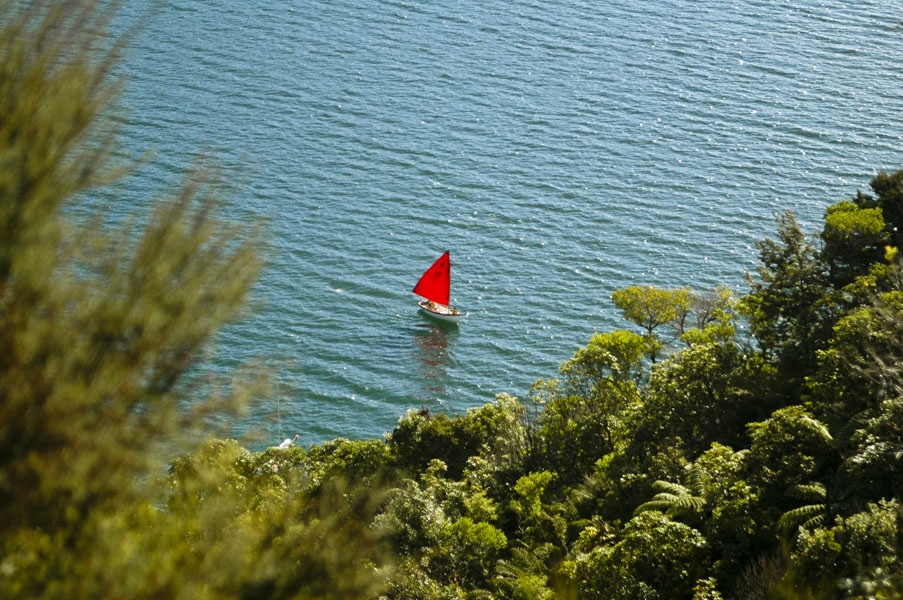
#> input picture class_2/New_Zealand_Boat.jpg, 903 x 600 px
$ jupyter execute --allow-errors image_manipulation.ipynb   (shell and % lines are left out)
#> lines starting #> are read from the running program, lines starting #| are printed output that depends on the picture
- Accessing and manipulating images pixels
- Image Resizing
- Cropping
- Flipping

[cell 1]
import os
import cv2
import numpy as np
import matplotlib.pyplot as plt

from zipfile import ZipFile
from urllib.request import urlretrieve

from IPython.display import Image

[cell 2]
def download_and_unzip(url, save_path):
#> called with save_path = 'class_2/opencv_bootcamp_assets_NB2.zip'
    print(f"Downloading and extracting assests....", end="")

    # Downloading zip file using urllib package.
    urlretrieve(url, save_path)
#> (this line was passed over: the network is not available in this run)

    try:
        # Extracting zip file using the zipfile package.
        with ZipFile(save_path) as z:
            # Extract ZIP file contents in the same directory.
            z.extractall(os.path.split(save_path)[0])

        print("Done")

    except Exception as e:
        print("\nInvalid file.", e)

[cell 3]
URL = r"https://www.dropbox.com/s/rys6f1vprily2bg/opencv_bootcamp_assets_NB2.zip?dl=1"

asset_zip_path = os.path.join(os.getcwd(), f"opencv_bootcamp_assets_NB2.zip")

# Download if assest ZIP does not exists.
if not os.path.exists(asset_zip_path):
    download_and_unzip(URL, asset_zip_path)

[cell 4]
# Read image as gray scale.
cb_img = cv2.imread("checkerboard_18x18.png", 0)

# Set color map to gray scale for proper rendering.
plt.imshow(cb_img, cmap="gray")
#> (this line was passed over: IPython is not available in this run)
print(cb_img)
#| None

#> (a cell that did not finish here is left out)

#> (a cell that did not finish here is left out)

[cell 7]
img_NZ_bgr = cv2.imread("New_Zealand_Boat.jpg", cv2.IMREAD_COLOR)
#> img_NZ_bgr is the input picture: shape (600, 903, 3); mean B, G, R 96.6, 115, 98
img_NZ_rgb = img_NZ_bgr[:, :, ::-1]

plt.imshow(img_NZ_rgb)
#> (this line was passed over: IPython is not available in this run)

[cell 8]
cropped_region = img_NZ_rgb[200:400, 300:600]
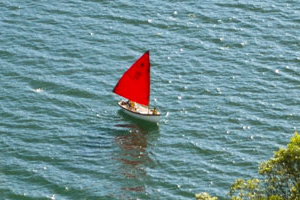
#> cropped_region: shape (200, 300, 3); mean R, G, B 111.8, 143.5, 147.6
plt.imshow(cropped_region)
#> (this line was passed over: IPython is not available in this run)

[cell 9]
resized_cropped_region_2x = cv2.resize(cropped_region, None, fx=2, fy=2)
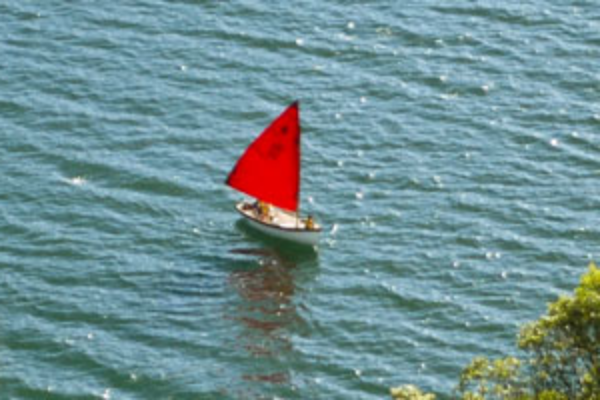
#> resized_cropped_region_2x: shape (400, 600, 3); mean R, G, B 111.8, 143.4, 147.6
plt.imshow(resized_cropped_region_2x)
#> (this line was passed over: IPython is not available in this run)

[cell 10]
desired_width = 100
desired_height = 200
dim = (desired_width, desired_height)

# Resize background image to sae size as logo image
resized_cropped_region = cv2.resize(cropped_region, dsize=dim, interpolation=cv2.INTER_AREA)
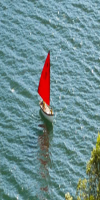
#> resized_cropped_region: shape (200, 100, 3); mean R, G, B 111.8, 143.5, 147.6
plt.imshow(resized_cropped_region)
#> (this line was passed over: IPython is not available in this run)

[cell 11]
# Method 2: Using 'dsize'
desired_width = 100
aspect_ratio = desired_width / cropped_region.shape[1]
#> aspect_ratio = 0.333
desired_height = int(cropped_region.shape[0] * aspect_ratio)
#> desired_height = 66
dim = (desired_width, desired_height)
#> dim = (100, 66)

# Resize image
resized_cropped_region = cv2.resize(cropped_region, dsize=dim, interpolation=cv2.INTER_AREA)
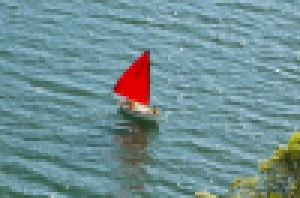
#> resized_cropped_region: shape (66, 100, 3) (shown 3 times larger); mean R, G, B 111.8, 143.5, 147.6
plt.imshow(resized_cropped_region)
#> (this line was passed over: IPython is not available in this run)

$ run again, with class_1/New_Zealand_Lake.jpg copied over class_2/New_Zealand_Boat.jpg
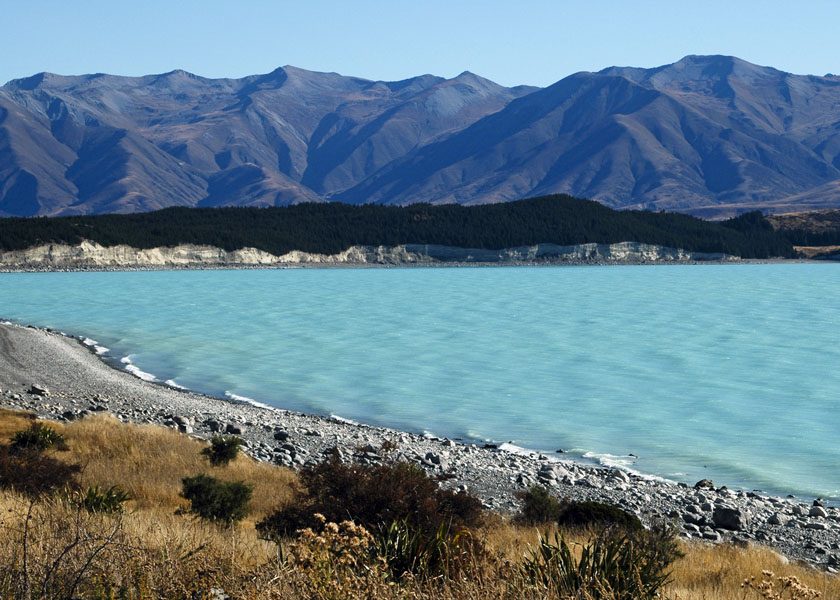
#> input picture class_1/New_Zealand_Lake.jpg, 840 x 600 px
#| None
#> img_NZ_bgr is the input picture: shape (600, 840, 3); mean B, G, R 140.2, 126.7, 100.9
#> `resized_cropped_region = cv2.resize(cropped_region, dsize=dim, interpo..`:
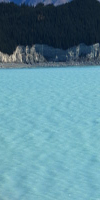
#> resized_cropped_region: shape (200, 100, 3); mean R, G, B 93.5, 140.1, 154.6
#> `resized_cropped_region = cv2.resize(cropped_region, dsize=dim, interpo..`:
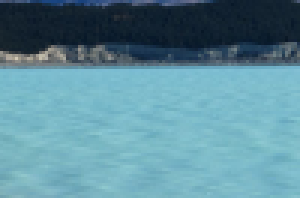
#> resized_cropped_region: shape (66, 100, 3) (shown 3 times larger); mean R, G, B 93.5, 140.1, 154.6
